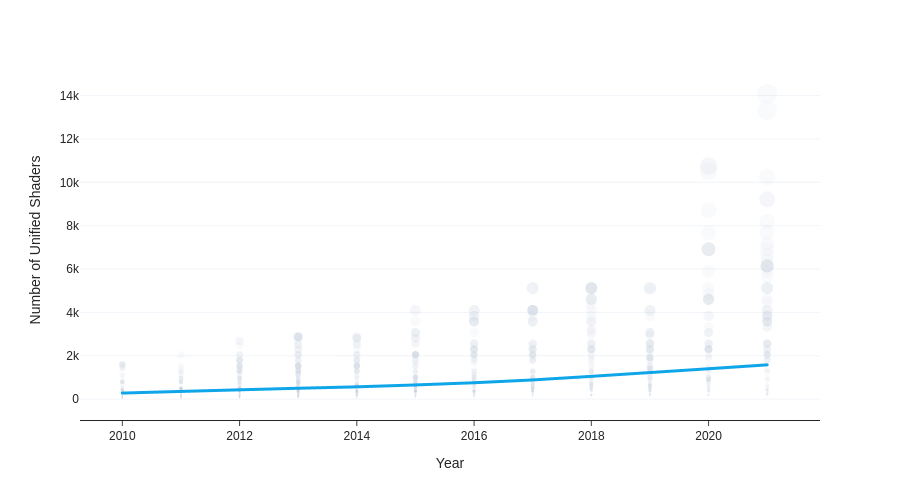

Source (notebook cell):
### Markdown cell above
## 🧮 How Fast Have Shader Counts Grown?

Shaders are the programmable cores that do most of a GPU's work. The next three charts plot the number of unified shaders in each product released from 2010 to 2021, with a LOWESS trend line: first for all manufacturers, then as a box plot by year, and finally AMD vs. NVIDIA side by side.

### Code cell
df_p2010 = df.query('releaseYear >= 2010')
df_p2010 = df_p2010.dropna(subset=['unifiedShader'])

fig = px.scatter(
    df_p2010,
    x='releaseYear',
    y='unifiedShader',
    size='unifiedShader',
    trendline="lowess",
    labels={
        'unifiedShader': 'Number of Unified Shaders',
        'releaseYear': 'Year',
    },
    hover_name='productName',
    height=500,
)

# fig.update_layout(yaxis_title='Number of Unified Shaders')
fig.update_yaxes(showline=False, showgrid=True, gridcolor='#F1F5F9', ticks='')
fig.update_traces(
    marker={
        'color': '#CBD5E1',
        'opacity': 0.1,
        'line_width': 0,
    },
    line={
        'color': '#0EA5E9',
        'width': 3,
    }
)

fig.show()

### Figure 1 — Plotly figure (JSON) as saved in the notebook; plotly's stock layout.template omitted (floating-point values rounded to 4 significant figures; data arrays with more than 128 entries replaced by an {"elided": "..."} marker saying what was removed)
{"data": [{"hovertemplate": "<b>%{hovertext}</b><br><br>Year=%{x}<br>Number of Unified Shaders=%{marker.size}<extra></extra>", "hovertext": {"elided": "1613 str values"}, "legendgroup": "", "line": {"color": "#0EA5E9", "width": 3}, "marker": {"color": "#CBD5E1", "line": {"width": 0}, "opacity": 0.1, "size": {"elided": "1613 float values"}, "sizemode": "area", "sizeref": 35.2, "symbol": "circle"}, "mode": "markers", "name": "", "showlegend": false, "type": "scattergl", "x": {"elided": "1613 int values"}, "xaxis": "x", "y": {"elided": "1613 float values"}, "yaxis": "y"}, {"hovertemplate": "<b>LOWESS trendline</b><br><br>Year=%{x}<br>Number of Unified Shaders=%{y} <b>(trend)</b><extra></extra>", "legendgroup": "", "line": {"color": "#0EA5E9", "width": 3}, "marker": {"color": "#CBD5E1", "line": {"width": 0}, "opacity": 0.1, "symbol": "circle"}, "mode": "lines", "name": "", "showlegend": false, "type": "scattergl", "x": {"elided": "1613 int values"}, "xaxis": "x", "y": {"elided": "1613 float values"}, "yaxis": "y"}], "layout": {"height": 500, "legend": {"itemsizing": "constant", "tracegroupgap": 0}, "margin": {"t": 60}, "xaxis": {"anchor": "y", "domain": [0.0, 1.0], "title": {"text": "Year"}}, "yaxis": {"anchor": "x", "domain": [0.0, 1.0], "gridcolor": "#F1F5F9", "showgrid": true, "showline": false, "ticks": "", "title": {"text": "Number of Unified Shaders"}}}}
